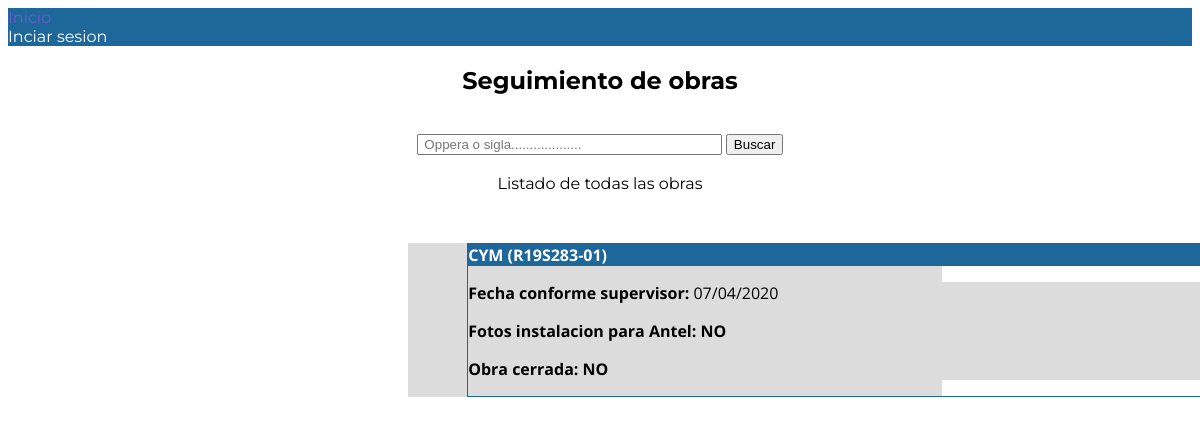
/manager/workdetail/37/, run on an earlier commit of the app's database.
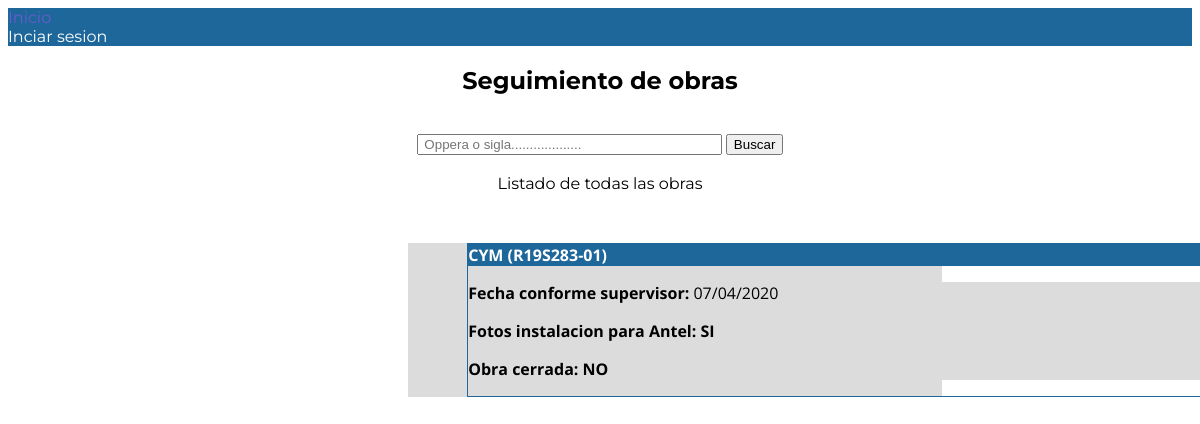
And on a later commit of the database.
### manager/views.py (the view)
# urls.py: path('workdetail/<int:pk>/',views.ViewWorkDetail.as_view(), name = 'work-detail'),
class ViewWorkDetail(generic.DetailView):
    model = WorkSheet

### templates/manager/worksheet_detail.html (shortened to what this page needs)
{% extends "base_generic.html" %}
{% load static %}
{% block content %}
<div id="wrapper2">
    <div id=tabla1>
        <div id=cabtab1>
            {{ worksheet.site }} ({{ worksheet.oppera }})
        </div>
        <div id=cuerpotab1>
            <p>{% if worksheet.cs_date %}<strong>Fecha conforme supervisor: </strong>{{ worksheet.cs_date|date:"d/m/Y"}}<br>{% endif %}</p>
            <p>{% if worksheet.ca_pics_link == 'n' %}
                <strong>Fotos instalacion para Antel: NO </strong>
                {% elif worksheet.ca_pics_link == 's'  %}
                <strong>Fotos instalacion para Antel: SI</strong>
                {% else %}
                <strong>Fotos instalacion para Antel: Sin especificar</strong>
                <br>{% endif %}</p>
            <p>{% if worksheet.closed == 'n' %}<strong>Obra cerrada: NO </strong> {% else %} <strong>Obra cerrada: SI </strong><br>{% endif %}</p>
        </div>
    </div>
</div>
{% endblock %}

What changed in the data, as far as the page shows it:
changed WorkSheet "CYM": ca_pics_link empty → "s" (drawn)
Also different on the page:
text no longer shown: "Fotos instalacion para Antel: NO"
text now shown: "Fotos instalacion para Antel: SI"
